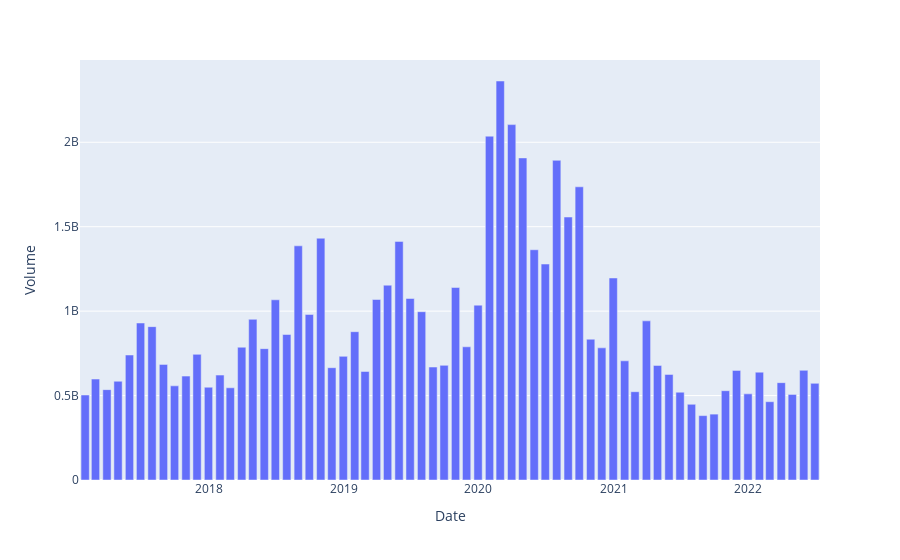

Source (notebook cell):
### Code cell
px.bar(data_frame=dfres, x='Date', y='Volume')
